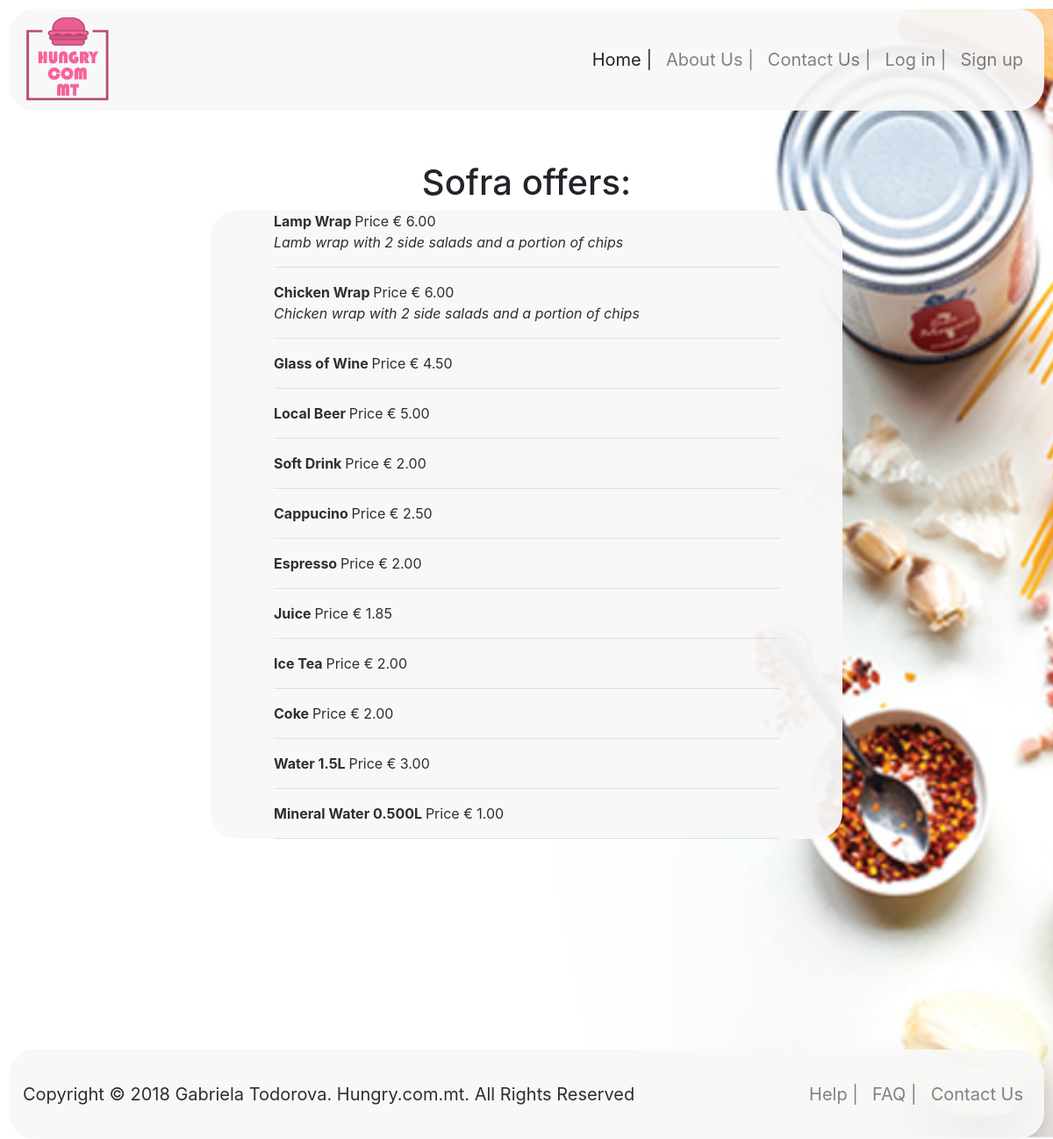
Page /sofra.php on the committed database.
### tables this page shows
CREATE TABLE `restaurantitem` (
  `restaurantIId` int(11) NOT NULL,
  `itemId` int(11) NOT NULL
);

CREATE TABLE `item` (
  `itemId` int(11) NOT NULL,
  `itemName` varchar(100) NOT NULL,
  `itemDescription` varchar(300) DEFAULT NULL,
  `itemPrice` float(100,2) NOT NULL,
  `itemQuantity` int(11) NOT NULL
);

### sofra.php (the view, shortened to what this page needs)
<!DOCTYPE html>
<html>
    <head>
        <link rel="stylesheet" href="styles.css" >
        <link rel="stylesheet" href="https://stackpath.bootstrapcdn.com/bootstrap/4.1.1/css/bootstrap.min.css">
    </head>
    <body>
        <div id="container">
            <header>
                <nav class="navbar navbar-expand-lg navbar-light ">
                  <div class="collapse navbar-collapse" id="navbarNav">
                    <img src="images/smalllogo.png" id="logo">
                    <ul class="navbar-nav ml-auto">
                      <li class="nav-item active">
                        <a class="nav-link" href="index.php">Home | </a>
                      </li>
                      <li class="nav-item">
                        <a class="nav-link" href="aboutus.php">About Us |</a>
                      </li>
                      <li class="nav-item">
                        <a class="nav-link" href="contactus.php">Contact Us |</a>
                        <?php
                            if (isset($_SESSION['username']) && (isset($_SESSION['password']))) {
                                echo "<li class='nav-item'>
                        <a class='nav-link' href='basket.php'> Your Basket | </a>
                      </li>
                      <li class='nav-item'>
                        <a class='nav-link' href='logout.php'> Log out  </a>
                      </li>";
                            }
                        else {
                            echo "<li class='nav-item'>
                        <a class='nav-link' href='login.php'>Log in | </a>
                      </li>
                      <li class='nav-item'>
                        <a class='nav-link' href='signup.php'>Sign up  </a>
                      </li>";
                        }
                        ?>
                    </ul>
                  </div>
                </nav>
            </header>
            <br><br>
            <h1><center>Sofra offers: </center></h1>
            <div id="main">
                 <?php
                $conn = mysqli_connect('localhost', 'root','','hungry', '3307') or die('Cannot connect to DB');
                $query = "select restaurantitem.itemId, item.itemName, item.itemDescription, item.itemPrice from item left join restaurantitem on item.itemId = restaurantitem.itemId
                where restaurantitem.restaurantIId=7";
                $result =mysqli_query($conn,$query);
                while($row = mysqli_fetch_assoc($result)) {
                    echo "<form method='POST' action='sofra.php'><b>$row[itemName] </b> Price &#x20AC; $row[itemPrice] <br>";
                    if (isset($_SESSION['username']) && (isset($_SESSION['password']))) {
                          echo "<i>$row[itemDescription]</i> <br> <input type='submit' name='$row[itemId]' id='$row[itemId]' value='Add To Basket'><hr/></form> ";
                      } else {
                        echo "<i>$row[itemDescription]</i> <hr> </form>";
                    }
                }
                ?>
            </div>
            <div class="push"></div>
            <footer>
                <nav class="navbar navbar-expand-lg navbar-light ">
                  <div class="collapse navbar-collapse" id="navbarNav">
                   Copyright &copy; 2018 Gabriela Todorova. Hungry.com.mt. All Rights Reserved
                    <ul class="navbar-nav ml-auto">
                      <li class="nav-item">
                        <a class="nav-link" href="help.php">Help | </a>
                      </li>
                      <li class="nav-item">
                        <a class="nav-link" href="faq.php"> FAQ |</a>
                      </li>
                      <li class="nav-item">
                        <a class="nav-link" href="contactus.php">Contact Us </a>
                      </li>
                    </ul>
                  </div>
                </nav>
            </footer>
        </div>
    </body>
</html>

### styles.css (style rules this page uses)
#logo { float:left; }
nav { font-size: 20px; }
footer, .push { padding-top: 20px; padding-bottom: 20px; margin: 100px; }
header, footer, #main, h5 { background-color: #F8F8F8; opacity: 0.95; border-radius: 30px; margin: 10px; }
#container { background-image: url("images/one.png"); min-height: 800px; background-attachment: fixed; background-position: center; background-repeat: no-repeat; background-size: cover; margin-bottom: -100px; }
#main { width: 60%; margin:auto; }
form { width: 80%; margin: auto; }

### rows in the picture
restaurantitem: itemId.itemName "Lamp Wrap", itemId.itemPrice "6.00", itemId.itemDescription "Lamb wrap with 2 side salads and a portion of chips"
restaurantitem: itemId.itemName "Chicken Wrap", itemId.itemPrice "6.00", itemId.itemDescription "Chicken wrap with 2 side salads and a portion of chips"
restaurantitem: itemId.itemName "Glass of Wine", itemId.itemPrice "4.50"
restaurantitem: itemId.itemName "Local Beer", itemId.itemPrice "5.00"
restaurantitem: itemId.itemName "Soft Drink", itemId.itemPrice "2.00"
restaurantitem: itemId.itemName "Cappucino", itemId.itemPrice "2.50"
restaurantitem: itemId.itemName "Espresso", itemId.itemPrice "2.00"
restaurantitem: itemId.itemName "Juice", itemId.itemPrice "1.85"
restaurantitem: itemId.itemName "Ice Tea", itemId.itemPrice "2.00"
restaurantitem: itemId.itemName "Coke", itemId.itemPrice "2.00"
restaurantitem: itemId.itemName "Water 1.5L", itemId.itemPrice "3.00"
restaurantitem: itemId.itemName "Mineral Water 0.500L", itemId.itemPrice "1.00"
